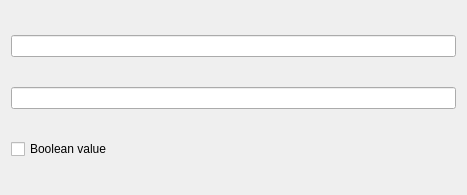
<?xml version="1.0" encoding="UTF-8"?>
<ui version="4.0">
 <class>Form</class>
 <widget class="QWidget" name="Form">
  <property name="geometry">
   <rect>
    <x>0</x>
    <y>0</y>
    <width>467</width>
    <height>195</height>
   </rect>
  </property>
  <property name="sizePolicy">
   <sizepolicy hsizetype="Preferred" vsizetype="Fixed">
    <horstretch>0</horstretch>
    <verstretch>0</verstretch>
   </sizepolicy>
  </property>
  <property name="windowTitle">
   <string>Form</string>
  </property>
  <layout class="QGridLayout" name="gridLayout">
   <item row="1" column="0" colspan="2">
    <widget class="QLineEdit" name="uiName">
     <property name="readOnly">
      <bool>true</bool>
     </property>
    </widget>
   </item>
   <item row="0" column="0" colspan="2">
    <widget class="QLineEdit" name="uiCollection">
     <property name="readOnly">
      <bool>true</bool>
     </property>
    </widget>
   </item>
   <item row="3" column="0">
    <widget class="QCheckBox" name="uiValue">
     <property name="text">
      <string>Boolean value</string>
     </property>
    </widget>
   </item>
  </layout>
 </widget>
 <resources/>
 <connections/>
</ui>
